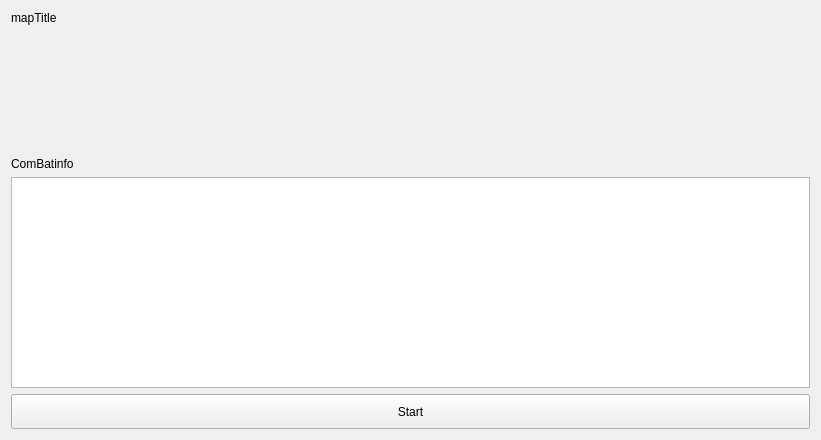
<?xml version="1.0" encoding="UTF-8"?>
<ui version="4.0">
 <class>ComBatWidget</class>
 <widget class="QWidget" name="ComBatWidget">
  <property name="geometry">
   <rect>
    <x>0</x>
    <y>0</y>
    <width>821</width>
    <height>440</height>
   </rect>
  </property>
  <property name="windowTitle">
   <string>Form</string>
  </property>
  <layout class="QVBoxLayout" name="verticalLayout">
   <item>
    <widget class="QLabel" name="labelMapTitle">
     <property name="text">
      <string>mapTitle</string>
     </property>
    </widget>
   </item>
   <item>
    <layout class="QHBoxLayout" name="horizontalLayout">
     <item>
      <widget class="QWidget" name="widget" native="true">
       <property name="minimumSize">
        <size>
         <width>150</width>
         <height>100</height>
        </size>
       </property>
       <widget class="Model" name="widgetRole" native="true">
        <property name="geometry">
         <rect>
          <x>70</x>
          <y>10</y>
          <width>231</width>
          <height>31</height>
         </rect>
        </property>
       </widget>
      </widget>
     </item>
     <item>
      <widget class="QWidget" name="widget_2" native="true">
       <property name="minimumSize">
        <size>
         <width>150</width>
         <height>100</height>
        </size>
       </property>
       <widget class="Model" name="ModelRingt" native="true">
        <property name="geometry">
         <rect>
          <x>90</x>
          <y>30</y>
          <width>120</width>
          <height>21</height>
         </rect>
        </property>
       </widget>
      </widget>
     </item>
    </layout>
   </item>
   <item>
    <spacer name="horizontalSpacer">
     <property name="orientation">
      <enum>Qt::Horizontal</enum>
     </property>
     <property name="sizeHint" stdset="0">
      <size>
       <width>40</width>
       <height>20</height>
      </size>
     </property>
    </spacer>
   </item>
   <item>
    <widget class="QLabel" name="ComBatinfo">
     <property name="text">
      <string>ComBatinfo</string>
     </property>
    </widget>
   </item>
   <item>
    <widget class="QTextBrowser" name="textBrowser"/>
   </item>
   <item>
    <widget class="QToolButton" name="toolButton">
     <property name="sizePolicy">
      <sizepolicy hsizetype="Preferred" vsizetype="Fixed">
       <horstretch>0</horstretch>
       <verstretch>0</verstretch>
      </sizepolicy>
     </property>
     <property name="minimumSize">
      <size>
       <width>150</width>
       <height>35</height>
      </size>
     </property>
     <property name="text">
      <string>Start</string>
     </property>
    </widget>
   </item>
  </layout>
 </widget>
 <customwidgets>
  <customwidget>
   <class>Model</class>
   <extends>QWidget</extends>
   <header location="global">model.h</header>
   <container>1</container>
  </customwidget>
 </customwidgets>
 <resources/>
 <connections/>
</ui>
